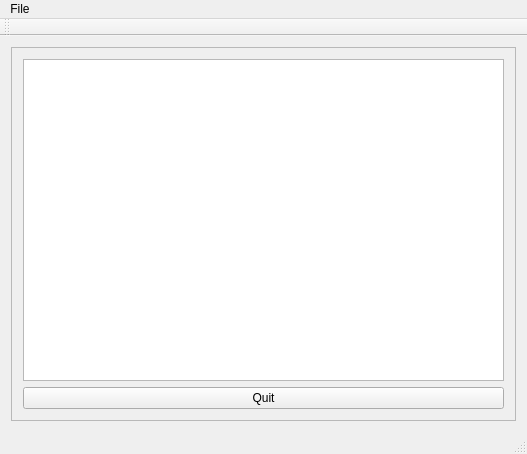
<?xml version="1.0" encoding="UTF-8"?>
<ui version="4.0">
 <class>Notepad</class>
 <widget class="QMainWindow" name="Notepad">
  <property name="geometry">
   <rect>
    <x>0</x>
    <y>0</y>
    <width>527</width>
    <height>454</height>
   </rect>
  </property>
  <property name="windowTitle">
   <string>Notepad</string>
  </property>
  <widget class="QWidget" name="centralWidget">
   <layout class="QGridLayout" name="gridLayout_2">
    <item row="0" column="0">
     <widget class="QScrollArea" name="scrollArea">
      <property name="widgetResizable">
       <bool>true</bool>
      </property>
      <widget class="QWidget" name="scrollAreaWidgetContents">
       <property name="geometry">
        <rect>
         <x>0</x>
         <y>0</y>
         <width>507</width>
         <height>381</height>
        </rect>
       </property>
       <layout class="QGridLayout" name="gridLayout">
        <item row="0" column="0">
         <layout class="QVBoxLayout" name="verticalLayout">
          <item>
           <widget class="QTextEdit" name="textEdit"/>
          </item>
          <item>
           <widget class="QPushButton" name="quitButton">
            <property name="text">
             <string>Quit</string>
            </property>
           </widget>
          </item>
         </layout>
        </item>
       </layout>
       <zorder>textEdit</zorder>
       <zorder></zorder>
      </widget>
     </widget>
    </item>
   </layout>
  </widget>
  <widget class="QMenuBar" name="menuBar">
   <property name="geometry">
    <rect>
     <x>0</x>
     <y>0</y>
     <width>527</width>
     <height>21</height>
    </rect>
   </property>
   <widget class="QMenu" name="menuFile">
    <property name="title">
     <string>File</string>
    </property>
    <addaction name="actionOpen"/>
    <addaction name="actionSave"/>
   </widget>
   <addaction name="menuFile"/>
  </widget>
  <widget class="QToolBar" name="mainToolBar">
   <attribute name="toolBarArea">
    <enum>TopToolBarArea</enum>
   </attribute>
   <attribute name="toolBarBreak">
    <bool>false</bool>
   </attribute>
  </widget>
  <widget class="QStatusBar" name="statusBar"/>
  <action name="actionOpen">
   <property name="text">
    <string>Open...</string>
   </property>
  </action>
  <action name="actionSave">
   <property name="text">
    <string>Save...</string>
   </property>
  </action>
 </widget>
 <layoutdefault spacing="6" margin="11"/>
 <resources/>
 <connections/>
</ui>
